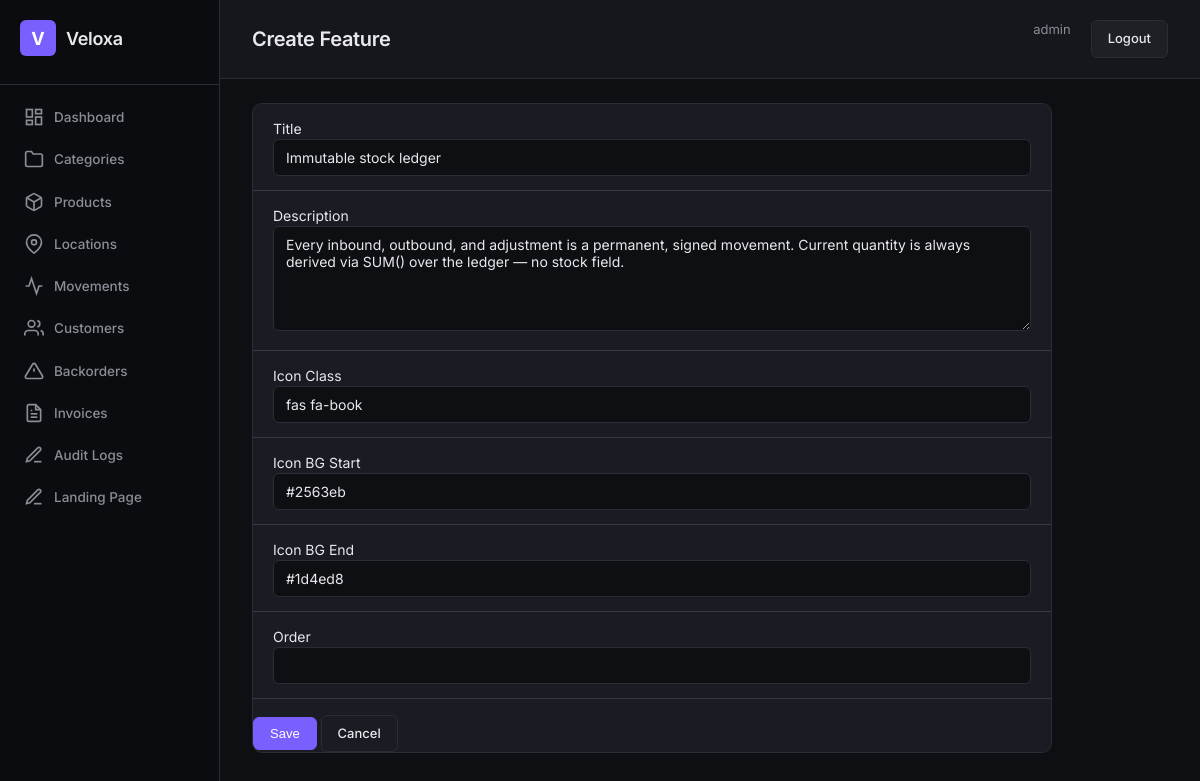
Screenshot of /landing/manage/feature/1/edit/ (signed in) with the database file from the repository.
### apps/accounts/models.py (models this page shows, shortened)
class User(AbstractUser):
    objects = TenantAwareUserManager()
    ROLE_CHOICES = [
        ("super_admin", "Super Admin"),
        ("warehouse_manager", "Warehouse Manager"),
        ("auditor", "Auditor"),
        ("viewer", "Read-Only Viewer"),
    ]
    role = models.CharField(max_length=32, choices=ROLE_CHOICES, default="viewer")
    phone = models.CharField(max_length=20, blank=True)
    tenant = models.ForeignKey(
        "tenants.Tenant", on_delete=models.CASCADE,
        null=True, blank=True, related_name="users",
    )
    class Meta:
        db_table = "accounts_user"
        verbose_name = "User"
        verbose_name_plural = "Users"

### apps/landing/models.py (models this page shows, shortened)
class Feature(models.Model):
    icon_bg = models.CharField(max_length=7, default="#2563eb", help_text="CSS gradient start")
    icon_bg_end = models.CharField(max_length=7, default="#1d4ed8", help_text="CSS gradient end")
    icon_class = models.CharField(max_length=100, default="fas fa-book", help_text="FontAwesome icon class")
    title = models.CharField(max_length=200)
    description = models.TextField()
    order = models.PositiveIntegerField(default=0)
    is_active = models.BooleanField(default=True)
    class Meta:
        db_table = "landing_feature"
        ordering = ["order"]
        verbose_name = "Feature"

### config/views.py (the view, shortened to what this page needs)
# urls.py: path("landing/manage/feature/<int:pk>/edit/", views.landing_feature_update, name="landing-feature-update"),
@login_required
def landing_feature_update(request, pk):
    obj = get_object_or_404(Feature, pk=pk)
    return render(request, "landing_form.html", {"model_type": "Feature", "fields": [
        ("title", "text", "Title", obj.title),
        ("description", "textarea", "Description", obj.description),
        ("icon_class", "text", "Icon Class", obj.icon_class),
        ("icon_bg", "text", "Icon BG Start", obj.icon_bg),
        ("icon_bg_end", "text", "Icon BG End", obj.icon_bg_end),
        ("order", "number", "Order", obj.order),
    ]})

### apps/accounts/models.py (called while the page is built)
    def get_queryset(self):
        from apps.tenants.utils import get_current_tenant_id
        qs = super().get_queryset()
        tenant_id = get_current_tenant_id()
        if tenant_id is not None:
            return qs.filter(tenant_id=tenant_id)
        return qs

### apps/tenants/utils.py (called while the page is built)
def set_current_tenant(tenant):
    _thread_local.tenant = tenant

def get_current_tenant():
    return getattr(_thread_local, "tenant", None)

def get_current_tenant_id():
    tenant = get_current_tenant()
    return tenant.id if tenant else None

### templates/landing_form.html (shortened to what this page needs)
{% extends "base.html" %}
{% block page_title %}{% if object %}Edit{% else %}Create{% endif %} {{ model_type }}{% endblock %}
{% block content %}
<div class="card" style="max-width:800px">
  <div class="card-body">
    <form method="post">
      {% for field in fields %}
      <div class="form-group">
        <label>{{ field.2 }}</label>
        {% if field.1 == "ckeditor" %}
        <textarea name="{{ field.0 }}" id="id_{{ field.0 }}" class="form-control" rows="15">{{ field.3|default:"" }}</textarea>
        {% elif field.1 == "textarea" %}
        <textarea name="{{ field.0 }}" class="form-control" rows="5">{{ field.3|default:"" }}</textarea>
        {% elif field.1 == "checkbox" %}
        <input type="checkbox" name="{{ field.0 }}" class="form-checkbox" {% if field.3 %}checked{% endif %}>
        {% else %}
        <input type="{{ field.1 }}" name="{{ field.0 }}" value="{{ field.3|default:"" }}" class="form-control">
        {% endif %}
      </div>
      {% endfor %}
      <div class="flex" style="margin-top:16px">
        <button class="btn btn-primary">Save</button>
        <a href="{% url 'landing-manage' %}" class="btn btn-outline">Cancel</a>
      </div>
    </form>
  </div>
</div>
{% endblock %}

### templates/base.html (shortened to what this page needs)
{% load static %}
<!DOCTYPE html>
<html lang="en">
<head>
  <link rel="stylesheet" href="{% static 'css/style.css' %}">
</head>
<body>
  <div class="layout">
    <aside class="sidebar">
      <div class="sidebar-brand">
        <div class="brand-icon">V</div>
        <span class="brand-text">Veloxa</span>
      </div>
      <nav class="sidebar-nav">
        <a href="{% url 'dashboard' %}" class="nav-item {% if active == 'dashboard' %}active{% endif %}">
          <svg width="20" height="20" viewBox="0 0 24 24" fill="none" stroke="currentColor" stroke-width="2"><rect x="3" y="3" width="7" height="9"/><rect x="14" y="3" width="7" height="5"/><rect x="14" y="12" width="7" height="9"/><rect x="3" y="16" width="7" height="5"/></svg>
          Dashboard
        </a>
        <a href="{% url 'category-list' %}" class="nav-item {% if active == 'categories' %}active{% endif %}">
          <svg width="20" height="20" viewBox="0 0 24 24" fill="none" stroke="currentColor" stroke-width="2"><path d="M22 19a2 2 0 0 1-2 2H4a2 2 0 0 1-2-2V5a2 2 0 0 1 2-2h5l2 3h9a2 2 0 0 1 2 2z"/></svg>
          Categories
        </a>
        <a href="{% url 'product-list' %}" class="nav-item {% if active == 'products' %}active{% endif %}">
          Products
        </a>
        <a href="{% url 'location-list' %}" class="nav-item {% if active == 'locations' %}active{% endif %}">
          <svg width="20" height="20" viewBox="0 0 24 24" fill="none" stroke="currentColor" stroke-width="2"><path d="M21 10c0 7-9 13-9 13s-9-6-9-13a9 9 0 0 1 18 0z"/><circle cx="12" cy="10" r="3"/></svg>
          Locations
        </a>
        <a href="{% url 'movement-list' %}" class="nav-item {% if active == 'movements' %}active{% endif %}">
          <svg width="20" height="20" viewBox="0 0 24 24" fill="none" stroke="currentColor" stroke-width="2"><polyline points="22 12 18 12 15 21 9 3 6 12 2 12"/></svg>
          Movements
        </a>
        <a href="{% url 'customer-list' %}" class="nav-item {% if active == 'customers' %}active{% endif %}">
          <svg width="20" height="20" viewBox="0 0 24 24" fill="none" stroke="currentColor" stroke-width="2"><path d="M17 21v-2a4 4 0 0 0-4-4H5a4 4 0 0 0-4 4v2"/><circle cx="9" cy="7" r="4"/><path d="M23 21v-2a4 4 0 0 0-3-3.87"/><path d="M16 3.13a4 4 0 0 1 0 7.75"/></svg>
          Customers
        </a>
        <a href="{% url 'backorder-list' %}" class="nav-item {% if active == 'backorders' %}active{% endif %}">
          <svg width="20" height="20" viewBox="0 0 24 24" fill="none" stroke="currentColor" stroke-width="2"><path d="M10.29 3.86L1.82 18a2 2 0 0 0 1.71 3h16.94a2 2 0 0 0 1.71-3L13.71 3.86a2 2 0 0 0-3.42 0z"/><line x1="12" y1="9" x2="12" y2="13"/><line x1="12" y1="17" x2="12.01" y2="17"/></svg>
          Backorders
        </a>
        <a href="{% url 'invoice-list' %}" class="nav-item {% if active == 'invoices' %}active{% endif %}">
          <svg width="20" height="20" viewBox="0 0 24 24" fill="none" stroke="currentColor" stroke-width="2"><path d="M14 2H6a2 2 0 0 0-2 2v16a2 2 0 0 0 2 2h12a2 2 0 0 0 2-2V8z"/><polyline points="14 2 14 8 20 8"/><line x1="16" y1="13" x2="8" y2="13"/><line x1="16" y1="17" x2="8" y2="17"/><polyline points="10 9 9 9 8 9"/></svg>
          Invoices
        </a>
        <a href="{% url 'audit-log-list' %}" class="nav-item {% if active == 'audit' %}active{% endif %}">
          <svg width="20" height="20" viewBox="0 0 24 24" fill="none" stroke="currentColor" stroke-width="2"><path d="M12 20h9"/><path d="M16.5 3.5a2.121 2.121 0 0 1 3 3L7 19l-4 1 1-4L16.5 3.5z"/></svg>
          Audit Logs
        </a>
        <a href="{% url 'landing-manage' %}" class="nav-item {% if active == 'landing' %}active{% endif %}">
          <svg width="20" height="20" viewBox="0 0 24 24" fill="none" stroke="currentColor" stroke-width="2"><path d="M12 20h9"/><path d="M16.5 3.5a2.121 2.121 0 0 1 3 3L7 19l-4 1 1-4L16.5 3.5z"/></svg>
          Landing Page
        </a>
      </nav>
    </aside>
    <main class="main">
      <header class="topbar">
        <h1 class="page-title">{% block page_title %}Dashboard{% endblock %}</h1>
        <div class="topbar-right">
          <a href="{% url 'profile' %}" style="color:var(--text-secondary);font-size:13px;margin-right:12px;text-decoration:none">{{ request.user.username }}</a>
          <a href="{% url 'logout' %}" class="btn btn-glass">Logout</a>
        </div>
      </header>
      <div class="content">
        {% block content %}{% endblock %}
      </div>
    </main>
  </div>
</body>
</html>

### static/css/style.css (style rules this page uses)
:root { --bg-primary: #0e0f13; --bg-secondary: #15171c; --bg-card: #1a1c23; --bg-card-hover: #1f2129; --bg-sidebar: #0b0c0f; --border: #2a2d36; --border-light: #363944; --text-primary: #e8e8ed; --text-secondary: #8b8d97; --text-muted: #5c5e68; --accent: #7a5fff; --accent-hover: #6b50e8; --accent-glow: rgba(122, 95, 255, 0.15); --success: #2ed573; --warning: #ffa502; --danger: #ff4757; --info: #3b82f6; --radius: 10px; --radius-sm: 6px; --shadow: 0 2px 8px rgba(0,0,0,.3); }
* { margin: 0; padding: 0; box-sizing: border-box; }
body { font-family: "Inter", -apple-system, BlinkMacSystemFont, sans-serif; background: var(--bg-primary); color: var(--text-primary); font-size: 14px; line-height: 1.5; }
.layout { display: flex; min-height: 100vh; }
.sidebar { width: 220px; background: var(--bg-sidebar); border-right: 1px solid var(--border); padding: 0; display: flex; flex-direction: column; position: fixed; top: 0; left: 0; height: 100vh; z-index: 100; backdrop-filter: blur(12px); }
.sidebar-brand { display: flex; align-items: center; gap: 10px; padding: 20px 20px 28px; border-bottom: 1px solid var(--border); }
.brand-icon { width: 36px; height: 36px; background: var(--accent); border-radius: var(--radius-sm); display: flex; align-items: center; justify-content: center; font-weight: 700; font-size: 18px; color: #fff; }
.brand-text { font-size: 18px; font-weight: 600; letter-spacing: -.3px; }
.sidebar-nav { padding: 12px 10px; display: flex; flex-direction: column; gap: 2px; }
.nav-item { display: flex; align-items: center; gap: 10px; padding: 10px 14px; color: var(--text-secondary); text-decoration: none; border-radius: var(--radius-sm); font-size: 13.5px; font-weight: 500; transition: all .15s; }
.main { margin-left: 220px; flex: 1; padding: 0; }
.topbar { display: flex; align-items: center; justify-content: space-between; padding: 20px 32px; border-bottom: 1px solid var(--border); background: var(--bg-secondary); position: sticky; top: 0; z-index: 50; backdrop-filter: blur(8px); }
.page-title { font-size: 20px; font-weight: 600; letter-spacing: -.3px; }
.topbar-right { display: flex; gap: 8px; }
.content { padding: 24px 32px; }
.card { background: var(--bg-card); border: 1px solid var(--border); border-radius: var(--radius); overflow: hidden; }
.card-body { padding: 0; }
.btn { display: inline-flex; align-items: center; gap: 6px; padding: 8px 16px; border: 1px solid var(--border); border-radius: var(--radius-sm); background: var(--bg-card); color: var(--text-primary); font-size: 13px; font-weight: 500; cursor: pointer; transition: all .15s; text-decoration: none; }
.btn-glass { background: rgba(255,255,255,.04); backdrop-filter: blur(4px); }
.form-group { padding: 14px 20px; border-bottom: 1px solid var(--border-light); }
.form-control { width: 100%; padding: 9px 12px; background: var(--bg-primary); border: 1px solid var(--border); border-radius: var(--radius-sm); color: var(--text-primary); font-size: 14px; font-family: inherit; outline: none; transition: border-color .15s; }
textarea.form-control { min-height: 80px; resize: vertical; }
.btn-primary { background: var(--accent); color: #fff; border-color: var(--accent); }

### rows the page displays
User: user.username "admin"
Feature: title "Immutable stock ledger" "fas fa-book" "#2563eb" "#1d4ed8", description "Every inbound, outbound, and adjustment is a permanent, signed movement. Current quantity is always derived via SUM() over the ledger — no stock field."

### other values shown
{{ model_type }} "Feature"
{{ field.2 }} "Title" "Description" "Icon Class" "Icon BG Start" "Icon BG End" "Order"
